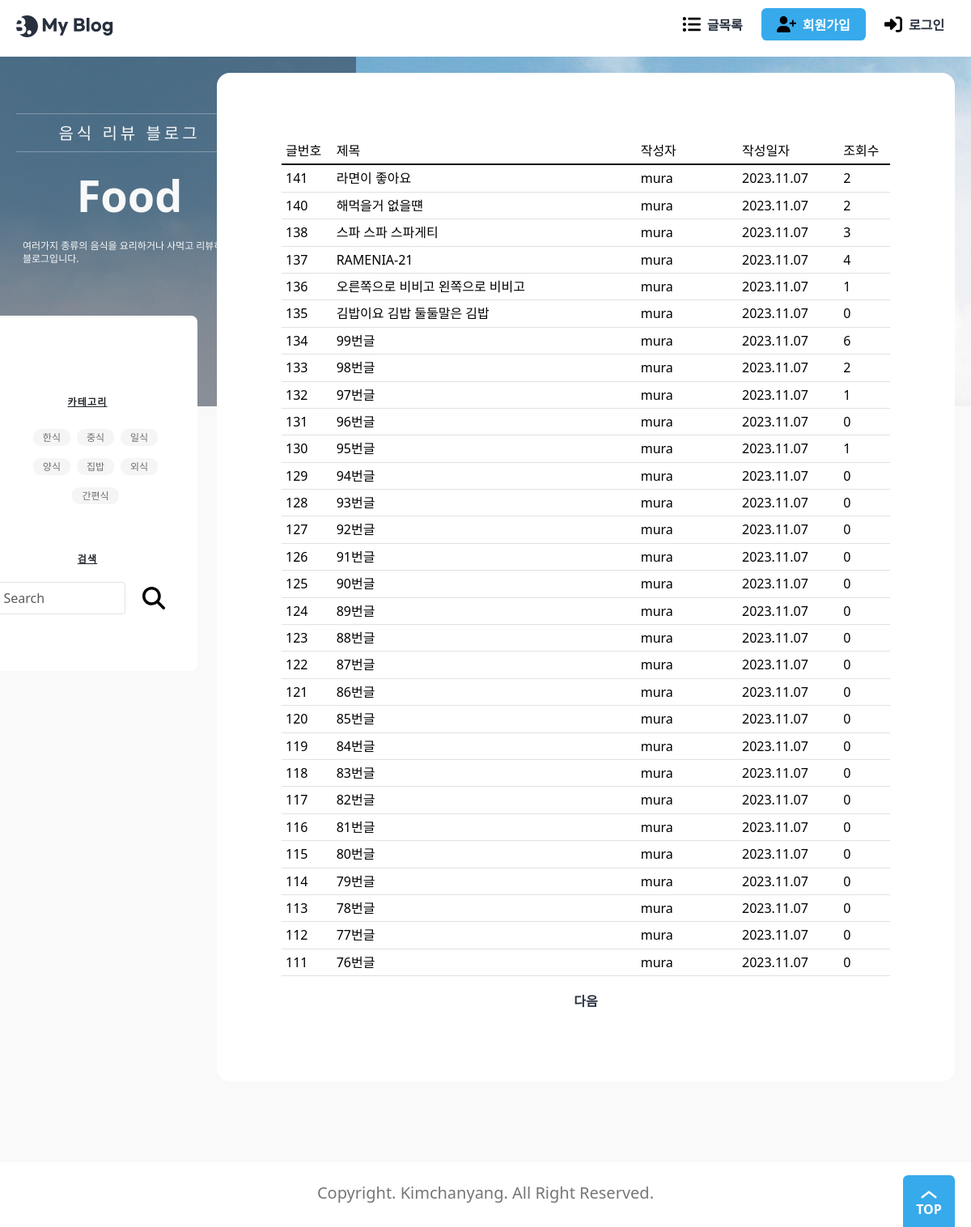
The page /blog/ on the database as committed earlier.
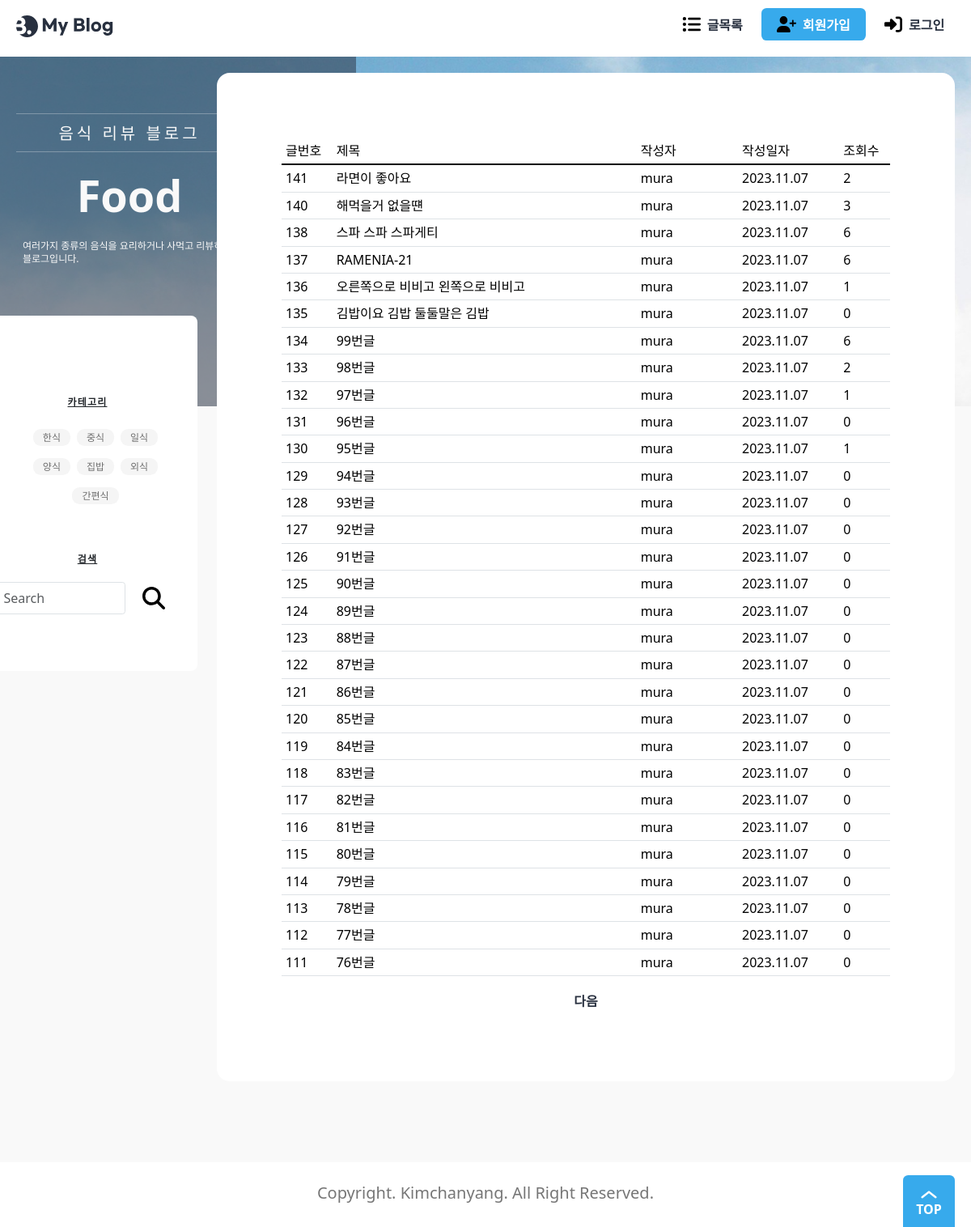
The same page on the database as committed later.
### blog/models.py (models this page shows, shortened)
class Post(models.Model):
    title = models.CharField(_("제목"), max_length=50)
    content = models.TextField(_("내용"))
    head_image = models.ImageField(
        _("메인 이미지"), upload_to="blog/images/%Y/%m/%d/", blank=True
    )
    file_upload = models.FileField(
        _("파일"), upload_to="blog/files/%Y/%m/%d/", blank=True
    )
    created_at = models.DateTimeField(_("작성일자"), auto_now_add=True)
    updated_at = models.DateTimeField(_("수정일자"), auto_now=True)
    author = models.ForeignKey(User, on_delete=models.CASCADE, verbose_name="작성자")
    tags = models.ManyToManyField("Tag", blank=True, verbose_name="태그")
    view_count = models.PositiveIntegerField(verbose_name="조회수", default=0)
    likes_count = models.PositiveIntegerField(verbose_name="좋아요", default=0)
    class Meta:
        ordering = ["-created_at"]

### accounts/models.py (models this page shows)
class User(AbstractUser):
    nickname = models.CharField(_("닉네임"), max_length=50)
    profile_img = models.ImageField(
        _("프로필 사진"), upload_to=user_directory_path, blank=True
    )
    class Meta:
        db_table = "User"

### blog/views.py (the view)
# urls.py: path("", views.PostList.as_view(), name="update"),
class PostList(ListView):
    model = Post
    ordering = "-pk"
    context_object_name = "posts"
    paginate_by = pageslice
    def get_context_data(self, **kwargs):
        context = super().get_context_data(**kwargs)
        context["tags"] = Tag.objects.all()
        return context

### blog/models.py (called while the page is built)
    def __str__(self):
        return self.name

### templates/blog/post_list.html (shortened to what this page needs)
{% extends "base.html" %}
{% block main %}
{% load static %}
<div class="banner">
    <div class="max-width">
        <div class="banner-contents">
            <p class="sub-text">음식 리뷰 블로그</p>
            <p class="main-text">Food</p>
            <p class="description">
                여러가지 종류의 음식을 요리하거나 사먹고 리뷰하는 블로그입니다.
            </p>
        </div>
    </div>
</div>
<main>
    <div class="max-width">
        <div class="view">
            <section class="wrap-box">
                <div class="inner">
                    <table class="table">
                        <thead style="border-bottom: 2px solid black;">
                            <tr>
                                <th class='col-md-1'>글번호</th>
                                <th class='col-md-6'>제목</th>
                                <th class='col-md-2'>작성자</th>
                                <th class='col-md-2'>작성일자</th>
                                <th class='col-md-1'>조회수</th>
                            </tr>
                        </thead>
                        <tbody>
                            {% for post in posts %}
                            <tr>
                                <td>{{ post.id }}</td>
                                <td><a href="{% url 'post:detail' post.id %}">{{ post.title }}</a></td>
                                <td>{% if post.nickname %}{{ post.nickname }}{% else %}{{ post.author }}{% endif %}</td>
                                <td>{{ post.created_at|date:'Y.m.d' }}</td>
                                <td>{{ post.view_count }}</td>
                            </tr>
                            {% endfor %}
                        </tbody>
                    </table>
                    <div class="d-flex justify-content-center">
                        {% if page_obj.has_next %}
                        <form action="" method="get">
                            <button type="submit" class="button white">다음</button>
                        </form>
                        {% endif %}
                    </div>
                </div>
            </section>
        </div>
        <aside class="about">
            <h3>카테고리</h3>
            <ul class="categories">
                {% for tag in tags %}
                <li><a href="{% url 'search:tag' tag %}">{{ tag }}</a></li>
                {% endfor %}
            </ul>
            <h3>검색</h3>
            <form class="d-flex" action="{% url 'search:search' %}" method="get">
                <input class="form-control me-2" type="text" placeholder="Search" name="search">
                <button type="submit" class="button white"><img src="{% static './assets/icon-search.svg' %}" alt="My Blog"></button>
            </form>
        </aside>
    </div>
</main>
{% endblock main %}

Rows that differ between the two databases and show on the page:
changed Post "해먹을거 없을떈": view_count "2" → "3"
changed Post "스파 스파 스파게티": view_count "3" → "6"
changed Post "RAMENIA-21": view_count "4" → "6"
